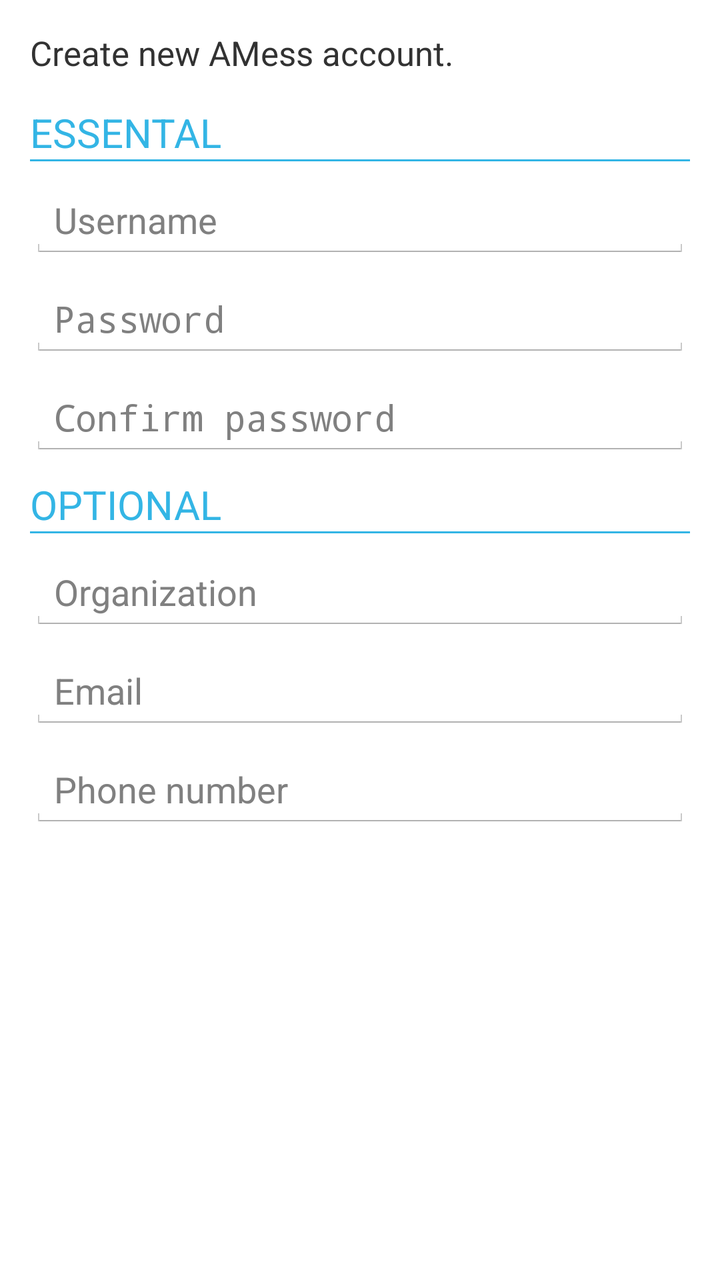
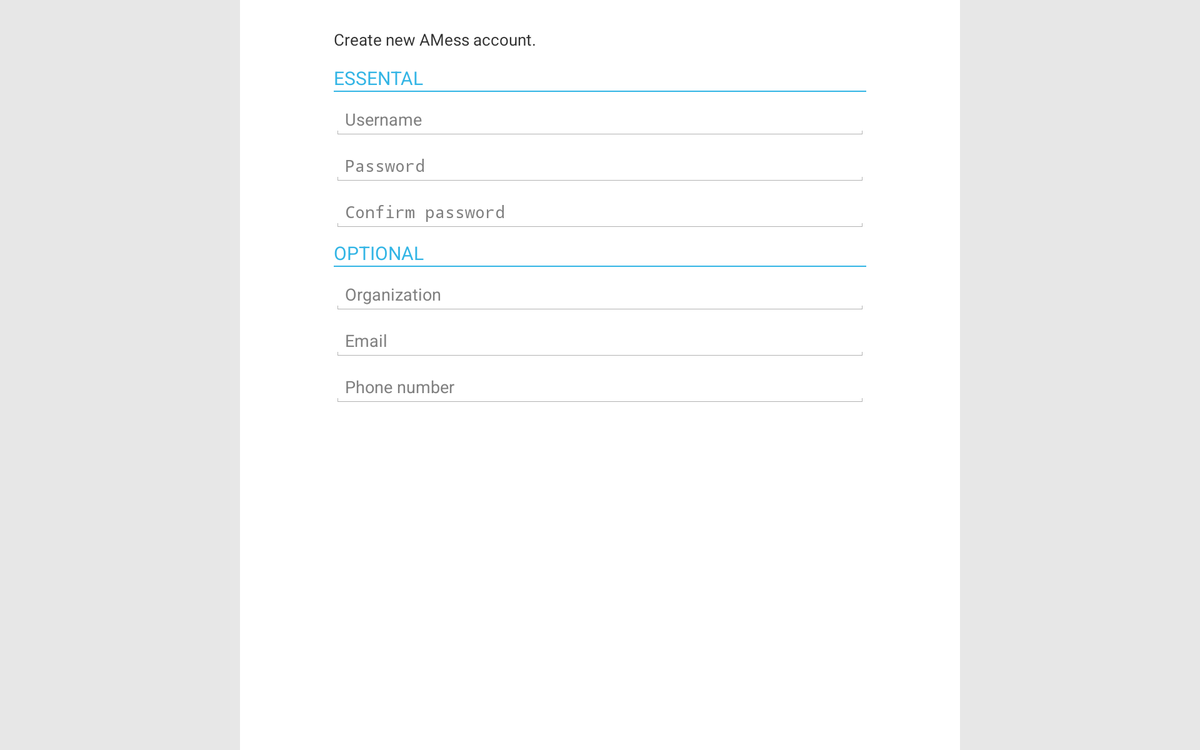

The same Android screen from two of the app's own layout files: first res/layout/ as a phone draws it, then the author's variant for another configuration, drawn on a device whose configuration selects that folder. Both files follow.
<!-- AndroidManifest.xml: application theme AppTheme -->
<!-- res/layout/activity_register_screen.xml -->
<?xml version="1.0" encoding="utf-8"?>
<LinearLayout
    xmlns:android="http://schemas.android.com/apk/res/android"
    xmlns:tools="http://schemas.android.com/tools"
    android:layout_width="match_parent"
    android:layout_height="match_parent"
    android:orientation="vertical"
    tools:context="com.ainc.amess.RegisterScreen" >
    
    <ScrollView 
        android:layout_width="match_parent"
        android:layout_height="match_parent" >

        <LinearLayout 
            android:layout_width="match_parent"
            android:layout_height="match_parent"
            android:orientation="vertical"
            android:paddingTop="15dp"
            android:paddingLeft="15dp"
            android:paddingRight="15dp" >
	        
		    <TextView
		        android:layout_width="wrap_content"
		        android:layout_height="wrap_content"
		        android:text="Create new AMess account."
		        android:textSize="17sp" />
		
		    <Space
		        android:layout_height="15dp"
		        android:layout_width="match_parent" />
		
		    <TextView
		        android:layout_width="wrap_content"
		        android:layout_height="wrap_content"
		        android:textSize="20sp"
		        android:text="ESSENTAL"
		        style="@style/TitleText"/>
		
		    <View
		        android:layout_width="match_parent"
		        android:layout_height="1dp"
		        style="@style/ViewStyle" />
		
		    <Space
		        android:layout_height="10dp"
		        android:layout_width="match_parent" />
		
		    <EditText
		        android:layout_width="match_parent"
		        android:layout_height="wrap_content"
		        android:inputType="textPersonName"
		        android:hint="Username"
		        android:id="@+id/etRegisterUsername" />
		
		    <Space
		        android:layout_height="10dp"
		        android:layout_width="match_parent" />
		
		    <EditText
		        android:layout_width="match_parent"
		        android:layout_height="wrap_content"
		        android:inputType="textPassword"
		        android:hint="Password"
		        android:id="@+id/etRegisterPassword" />
		
		    <Space
		        android:layout_height="10dp"
		        android:layout_width="match_parent" />
		
		    <EditText
		        android:layout_width="match_parent"
		        android:layout_height="wrap_content"
		        android:inputType="textPassword"
		        android:hint="Confirm password"
		        android:id="@+id/etRegisterConfirm" />
		
		    <Space
		        android:layout_height="10dp"
		        android:layout_width="match_parent" />
		
		    <TextView
		        android:layout_width="wrap_content"
		        android:layout_height="wrap_content"
		        android:textSize="20sp"
		        android:text="OPTIONAL"
		        style="@style/TitleText"/>
		
		    <View
		        android:layout_width="match_parent"
		        android:layout_height="1dp"
		        style="@style/ViewStyle" />
		
		    <Space
		        android:layout_height="10dp"
		        android:layout_width="match_parent" />
		
		    <EditText
		        android:layout_width="match_parent"
		        android:layout_height="wrap_content"
		        android:inputType="textPersonName"
		        android:hint="Organization"
		        android:id="@+id/etRegisterOrg" />
		
		    <Space
		        android:layout_height="10dp"
		        android:layout_width="match_parent" />
		
		    <EditText
		        android:layout_width="match_parent"
		        android:layout_height="wrap_content"
		        android:inputType="textEmailAddress"
		        android:hint="Email"
		        android:id="@+id/etRegisterEmail" />
		
		    <Space
		        android:layout_height="10dp"
		        android:layout_width="match_parent" />
		
		    <EditText
		        android:layout_width="match_parent"
		        android:layout_height="wrap_content"
		        android:inputType="phone"
		        android:hint="Phone number"
		        android:id="@+id/etRegisterPhone" />
	    
	    </LinearLayout>
	    
    </ScrollView>

</LinearLayout>
<!-- resources referenced by this layout -->
<resources>
  <style name="TitleText">
  
          <item name="android:textColor">#ff33b5e5</item>
  
      </style>
  <style name="ViewStyle">
  
          <item name="android:background">#ff33b5e5</item>
  
      </style>
  <style name="AppTheme" parent="@android:style/Theme.Holo.Light.DarkActionBar">
  
          <item name="android:actionBarStyle">@style/MyActionBar</item>
  
      </style>
  <style name="MyActionBar" parent="@android:style/Widget.Holo.Light.ActionBar.Solid.Inverse">
  
          <item name="android:background">#ffff7d00</item>
          <item name="android:textColor">#ffffff</item>
  
      </style>
</resources>
<!-- res/layout-xlarge-land/activity_register_screen.xml (the author's variant of the layout above) -->
<!-- drawn on a large tablet held sideways -->
<?xml version="1.0" encoding="utf-8"?>
<LinearLayout
    xmlns:android="http://schemas.android.com/apk/res/android"
    xmlns:tools="http://schemas.android.com/tools"
    android:layout_width="match_parent"
    android:layout_height="match_parent"
    android:orientation="horizontal"
    tools:context="com.ainc.amess.RegisterScreen" >

    <View
        android:layout_width="0dp"
        android:layout_weight="1"
        android:layout_height="match_parent"
        android:background="#ffe7e7e7"/>

    <ScrollView
        android:layout_width="0dp"
        android:layout_weight="3"
        android:layout_height="match_parent"
        android:fillViewport="true" >

        <LinearLayout
            android:layout_width="match_parent"
            android:layout_height="match_parent"
            android:background="#ffffff"
            android:orientation="vertical"
            android:paddingRight="100dp"
            android:paddingTop="30dp"
            android:paddingLeft="100dp" >

            <TextView
                android:layout_width="wrap_content"
                android:layout_height="wrap_content"
                android:text="Create new AMess account."
                android:textSize="17sp" />

            <Space
                android:layout_height="15dp"
                android:layout_width="match_parent" />

            <TextView
                android:layout_width="wrap_content"
                android:layout_height="wrap_content"
                android:textSize="20sp"
                android:text="ESSENTAL"
                style="@style/TitleText"/>

            <View
                android:layout_width="match_parent"
                android:layout_height="1dp"
                style="@style/ViewStyle" />

            <Space
                android:layout_height="10dp"
                android:layout_width="match_parent" />

            <EditText
                android:layout_width="match_parent"
                android:layout_height="wrap_content"
                android:inputType="textPersonName"
                android:hint="Username"
                android:id="@+id/etRegisterUsername" />

            <Space
                android:layout_height="10dp"
                android:layout_width="match_parent" />

            <EditText
                android:layout_width="match_parent"
                android:layout_height="wrap_content"
                android:inputType="textPassword"
                android:hint="Password"
                android:id="@+id/etRegisterPassword" />

            <Space
                android:layout_height="10dp"
                android:layout_width="match_parent" />

            <EditText
                android:layout_width="match_parent"
                android:layout_height="wrap_content"
                android:inputType="textPassword"
                android:hint="Confirm password"
                android:id="@+id/etRegisterConfirm" />

            <Space
                android:layout_height="10dp"
                android:layout_width="match_parent" />

            <TextView
                android:layout_width="wrap_content"
                android:layout_height="wrap_content"
                android:textSize="20sp"
                android:text="OPTIONAL"
                style="@style/TitleText"/>

            <View
                android:layout_width="match_parent"
                android:layout_height="1dp"
                style="@style/ViewStyle" />

            <Space
                android:layout_height="10dp"
                android:layout_width="match_parent" />

            <EditText
                android:layout_width="match_parent"
                android:layout_height="wrap_content"
                android:inputType="textPersonName"
                android:hint="Organization"
                android:id="@+id/etRegisterOrg" />

            <Space
                android:layout_height="10dp"
                android:layout_width="match_parent" />

            <EditText
                android:layout_width="match_parent"
                android:layout_height="wrap_content"
                android:inputType="textEmailAddress"
                android:hint="Email"
                android:id="@+id/etRegisterEmail" />

            <Space
                android:layout_height="10dp"
                android:layout_width="match_parent" />

            <EditText
                android:layout_width="match_parent"
                android:layout_height="wrap_content"
                android:inputType="phone"
                android:hint="Phone number"
                android:id="@+id/etRegisterPhone" />

        </LinearLayout>

    </ScrollView>

    <View
        android:layout_width="0dp"
        android:layout_weight="1"
        android:layout_height="match_parent"
        android:background="#ffe7e7e7"/>

</LinearLayout>
